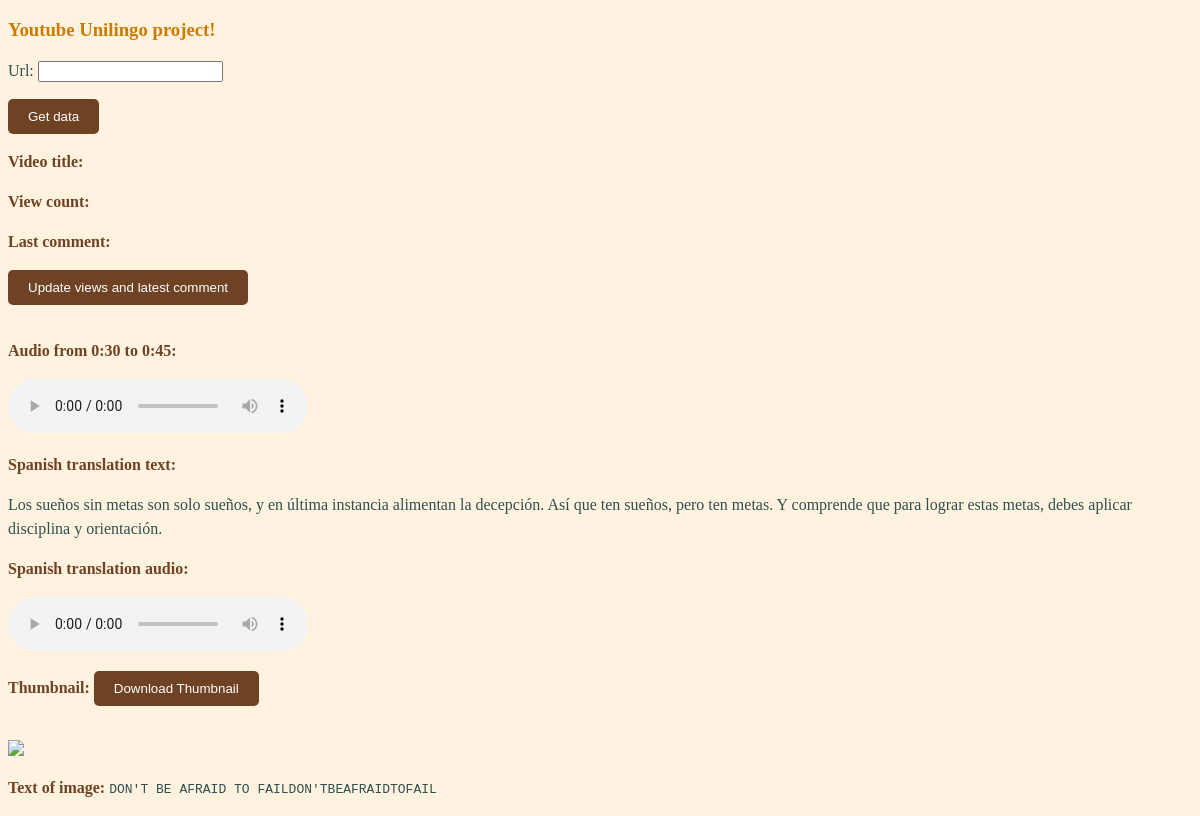
The page /youtube/ on the database as committed earlier.
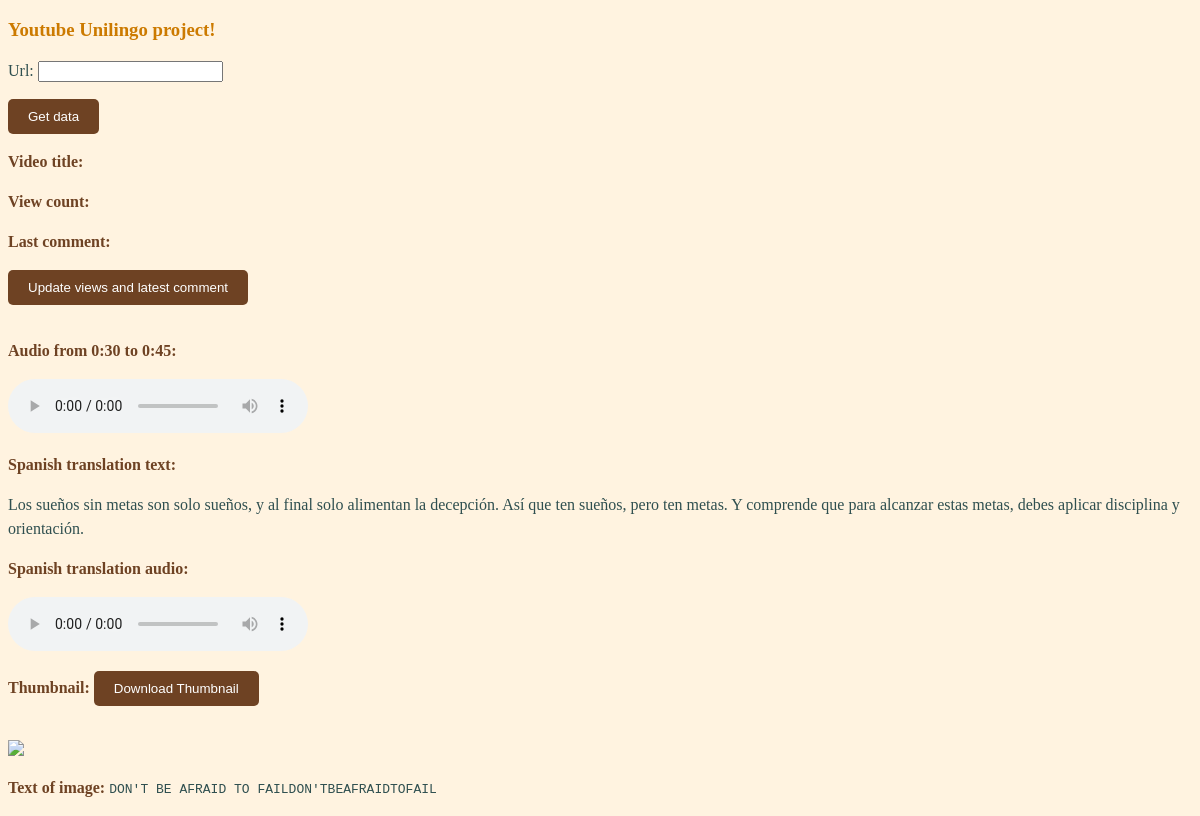
The same page on the database as committed later.
### youtube/models.py (models this page shows, shortened)
class Videos(models.Model):
    url = models.URLField(unique=False)
    audio = models.FileField(upload_to="audio", default='')
    spanish_text = models.TextField()
    speech = models.FileField(upload_to="speech", default='')
    thumbnail = models.FileField(upload_to="thumbnail", default='')
    ocr = models.TextField()

### youtube/views.py (the view, shortened to what this page needs)
# urls.py: path('youtube/', views.HomeView.as_view(), name='youtube'),
class HomeView(View):
    template_name = 'youtube/home.html'
    form = VideoForm
    video_getter = VideoGetter()
    video_downloader = VideoDownloader()
    def get(self, request):
        form = self.form
        lastVideo = Videos.objects.all().last()
        lastURL = lastVideo.url
        lastAudio = lastVideo.audio.url
        spanish_text = lastVideo.spanish_text
        lastSpeech = lastVideo.speech.url
        thumbnail = lastVideo.thumbnail.url
        ocr = lastVideo.ocr
        vid_id = self.video_getter.clean_id(lastURL)
        videoItem = self.video_getter.get_video(vid_id)
        comment = self.video_getter.get_comment(vid_id)
        context = {
            'form': form,
            'title': videoItem["snippet"]["title"],
            'viewCount': videoItem["statistics"]["viewCount"],
            "thumbnail": videoItem["snippet"]["thumbnails"]["medium"]["url"],
            "thumbnailFile": thumbnail,
            'comment': comment,
            "mp3_path": lastAudio,
            "spanishText": spanish_text,
            "speechPath": lastSpeech,
            "ocr": ocr
        }
        return render(request, 'home.html', context=context)

### youtube/mixins.py (called while the page is built)
    def clean_id(self, url):
        if 'v=' in url:
            trimurl = url.split('v=')[1]
            vid_id = trimurl[:11]
        else:
            trimurl = url.replace('https://youtu.be/', '')
            vid_id = trimurl[:11]
        return vid_id

    def get_comment(self, vid_id):
        api_service_name = settings.API_SERVICE_NAME
        api_version = settings.API_VERSION
        developer_key = GOOGLE_API_KEY
        youtube = googleapiclient.discovery.build(
            api_service_name,
            api_version,
            developerKey=developer_key
        )
        comment_thread_request = youtube.commentThreads().list(
            part="snippet",
            videoId=vid_id,
            maxResults=1
        )
        comment_thread_response = comment_thread_request.execute()
        comment = ''
        for item in comment_thread_response["items"]:
            cmt = item['snippet']['topLevelComment']['snippet']
            comment = cmt['textDisplay']
        return comment

    def get_video(self, vid_id):
        api_service_name = settings.API_SERVICE_NAME
        api_version = settings.API_VERSION
        developer_key = GOOGLE_API_KEY
        youtube = googleapiclient.discovery.build(
            api_service_name,
            api_version,
            developerKey=developer_key
        )
        video_request = youtube.videos().list(
            part="contentDetails,snippet,statistics,player",
            id=vid_id
        )
        video_response = video_request.execute()
        item = video_response["items"][0]
        return item

### youtube/templates/home.html (shortened to what this page needs)
<!DOCTYPE html>
<html lang="en">
<head>
    {% load static %}
    <link rel="stylesheet" href="{% static 'youtube/style2.css' %}">
</head>
<body>
    <h3>Youtube Unilingo project!</h3>
    <form method="post">
      <table>{{ form.as_p }}</table>
      <button type="submit" id="formButton">Get data</button>
    </form>
    <p><b>Video title:</b> {{ title }}</p>
    <p><b>View count:</b> {{ viewCount }}</p>
    <p><b>Last comment:</b> {{ comment }}</p>
    <button onClick="window.location.reload();">Update views and latest comment</button>
    <br>
    <br>
    <p><b>Audio from 0:30 to 0:45:</b></p>
    <audio controls>
        <source src={{mp3_path}} type="audio/mpeg">
    </audio>
    <p><b>Spanish translation text:</b></p>
    <p>{{spanishText}}</p>
    <p><b>Spanish translation audio:</b></p>
    <audio controls>
        <source src={{speechPath}} type="audio/mpeg">
    </audio>
    <br>
    <p><b>Thumbnail:</b> <a href={{thumbnailFile}} download="thumbnail.jpg"><button>Download Thumbnail</button></a></p>
    <br>
    <img src={{thumbnail}} alt="Thumbnail" />
    <p><b>Text of image:</b> <code>{{ ocr }}</code></p>
</body>
</html>

### static/youtube/style2.css (style rules this page uses)
:root { --primary-color: #6E4223; --secondary-color: #CC7A00; --light-blue: #ADD8E6; --background-color: #FFF3E0; --body-color: #2F4F4F; }
body { background-color: var(--background-color); color: var(--body-color); }
button { background-color: var(--primary-color); color: white; border: none; padding: 10px 20px; cursor: pointer; border-radius: 5px; }
p { line-height: 1.5; }
b { color: var(--primary-color); }
h3 { color: var(--secondary-color); }

Rows that differ between the two databases and show on the page:
no longer on this page (row unchanged): Videos: spanish_text "Los sueños sin metas son solo sueños, y en última instancia alimentan la decepción. Así que ten sueños, pero ten metas. Y comprende que para lograr estas metas, debes aplicar disciplina y orientación.", ocr "DON'T BE AFRAID TO FAILDON'TBEAFRAIDTOFAIL"
added Videos: spanish_text "Los sueños sin metas son solo sueños, y al final solo alimentan la decepción. Así que ten sueños, pero ten metas. Y comprende que para alcanzar estas metas, debes aplicar disciplina y orientación.", ocr "DON'T BE AFRAID TO FAILDON'TBEAFRAIDTOFAIL"
